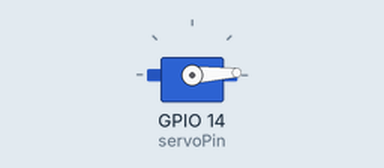
Simulated run of this sketch. Board: ESP32. Parts: servo.

Above: at 0.05 s.
At 1.3 s:
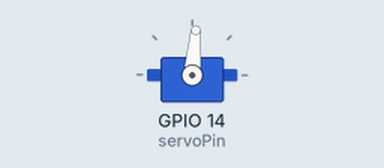
At 2.6 s:
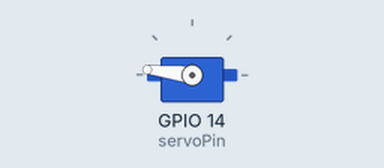
At 5.2 s:
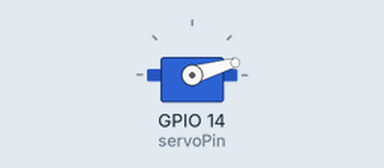
Timing chart, 0 to 7.1 s (numbered marks = the images above):
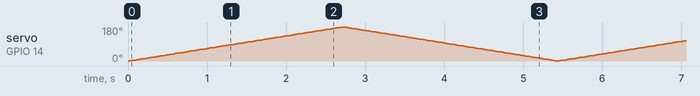

The sketch:

Servo.ino
```cpp
#include <ESP32Servo.h>

Servo myservo;  // create servo object to control a servo
// 16 servo objects can be created on the ESP32

int pos = 0;    // variable to store the servo position
// Recommended PWM GPIO pins on the ESP32 include 2,4,12-19,21-23,25-27,32-33
int servoPin = 14;

void setup() {
	myservo.setPeriodHertz(50);    // standard 50 hz servo
	myservo.attach(servoPin, 1000, 2000); // attaches the servo on pin 18 to the servo object
	// using default min/max of 1000us and 2000us
	// different servos may require different min/max settings
	// for an accurate 0 to 180 sweep

}

void loop() {

	for (pos = 0; pos <= 180; pos += 1) { // goes from 0 degrees to 180 degrees
		// in steps of 1 degree
		myservo.write(pos);    // tell servo to go to position in variable 'pos'
		delay(15);             // waits 15ms for the servo to reach the position
	}
	for (pos = 180; pos >= 0; pos -= 1) { // goes from 180 degrees to 0 degrees
		myservo.write(pos);    // tell servo to go to position in variable 'pos'
		delay(15);             // waits 15ms for the servo to reach the position
	}

  // myservo.write(0);
	//
  // delay(2000);
	//
  // myservo.write(90);
	//
  // delay(3000);
	//
  // myservo.write(180);
	//
  // delay(4000);

}
```
